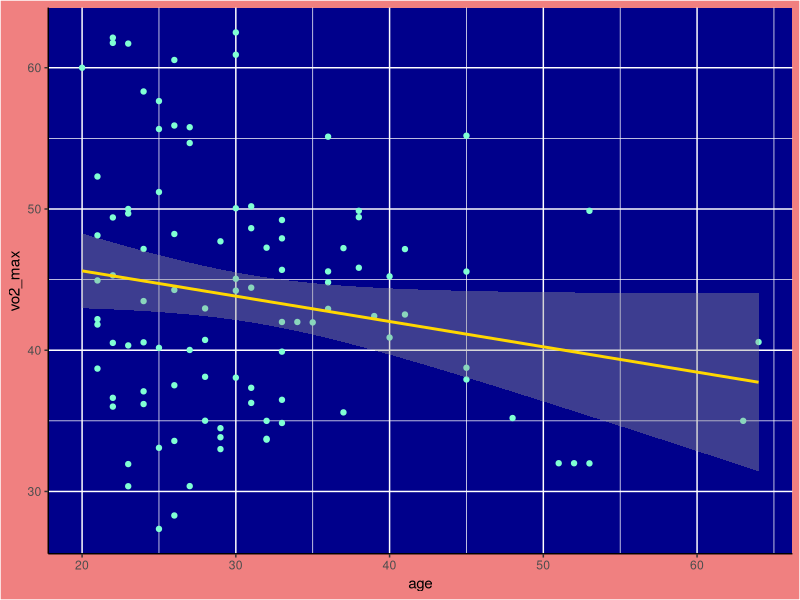
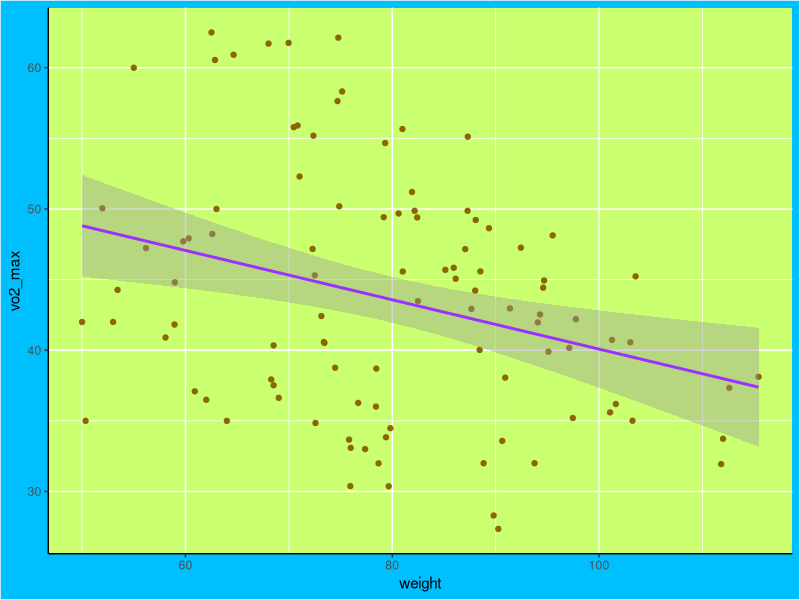
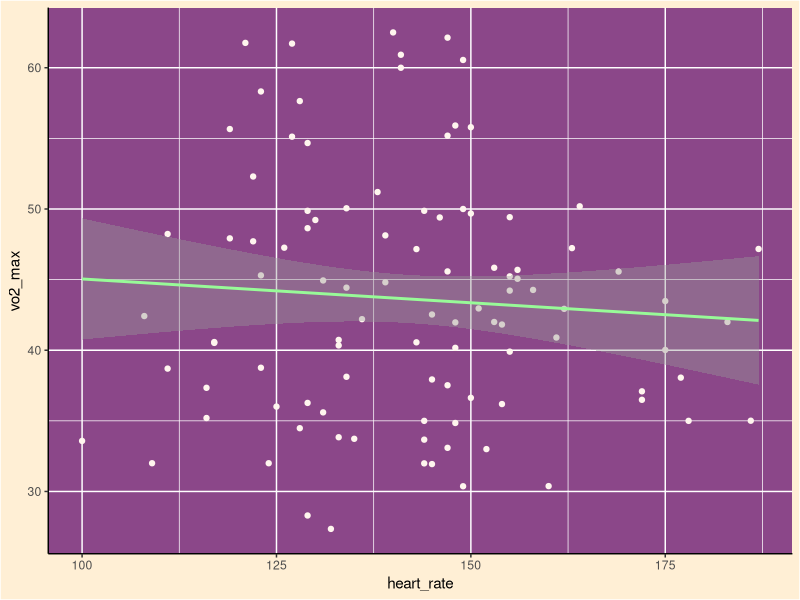
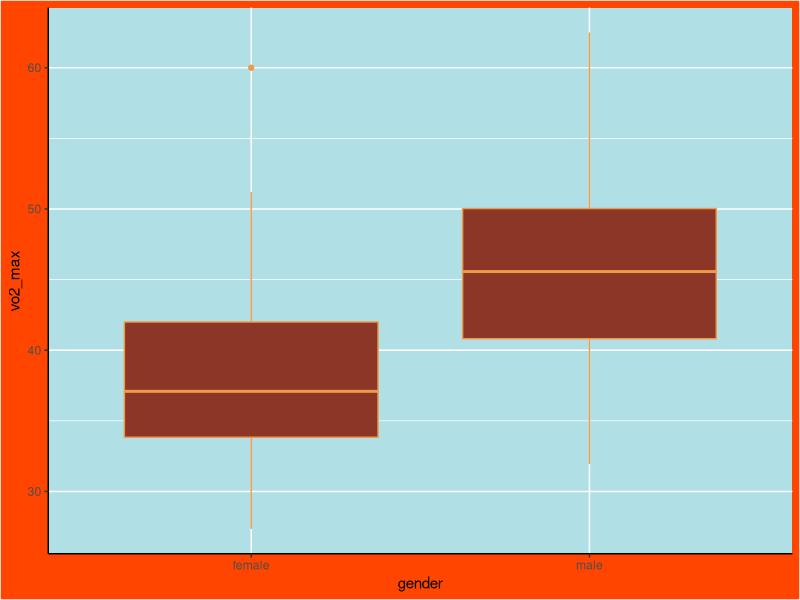
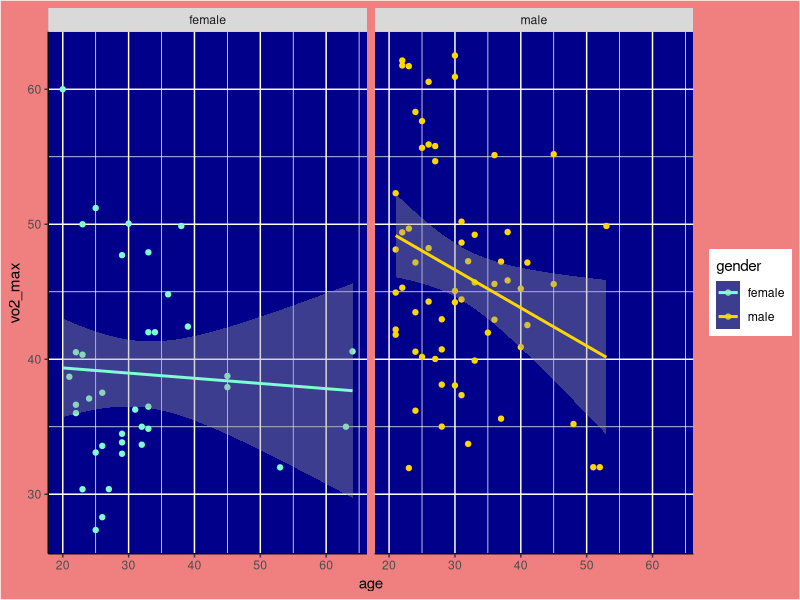
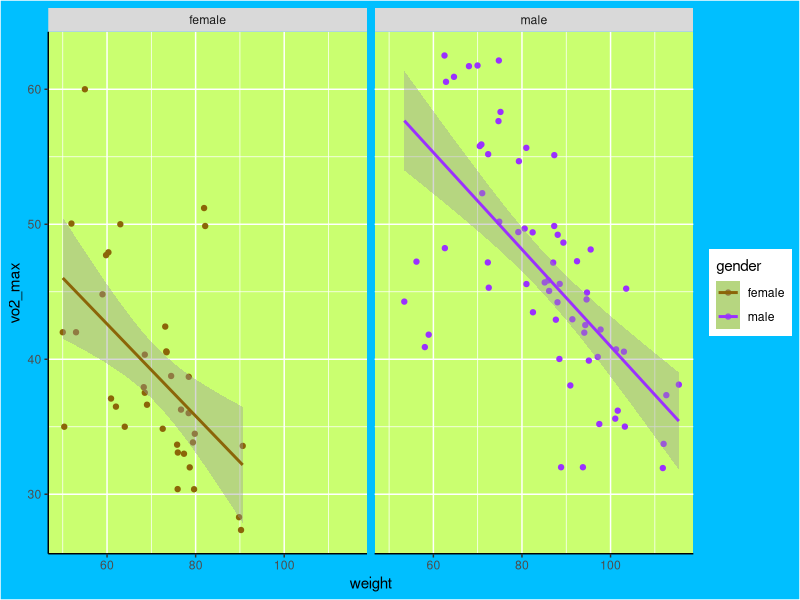
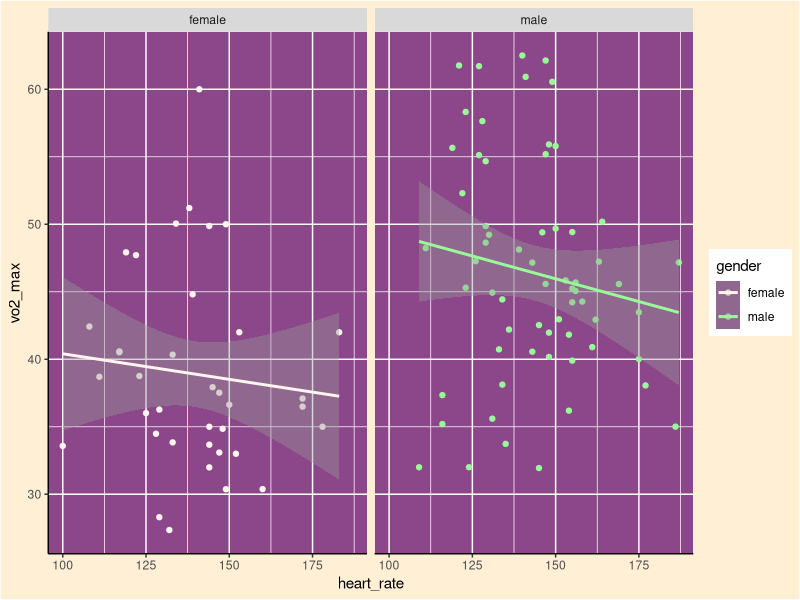
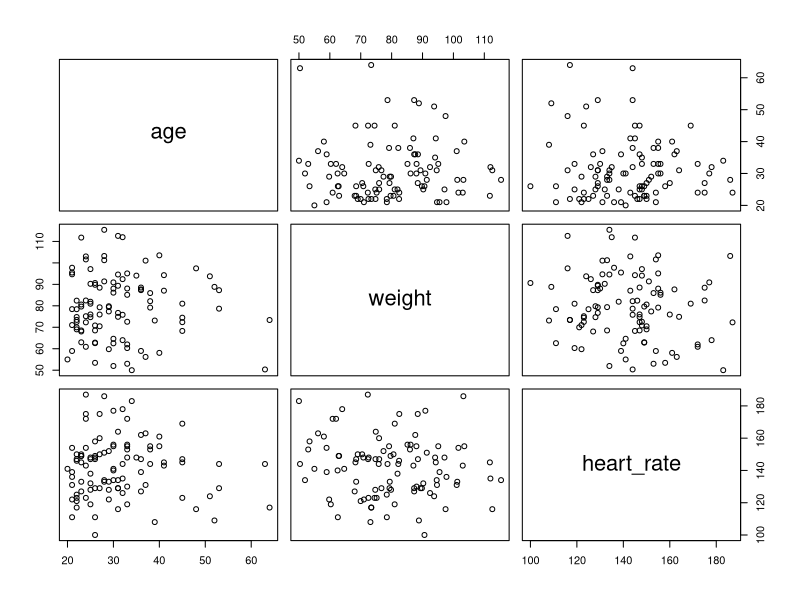

The R script that drew these images, in order:
## ---- chunk 1

knitr::opts_chunk$set(echo = TRUE)

## ---- chunk 2

library(tidyverse) # loads tidyverse package

library(broom) # loads broom package

library(readxl) # loads readxl package


## ---- chunk 3

dat <- read_excel("data/vo2-max_data.xlsx") # reads in data file, and saves to object dat

## ---- chunk 4

str(dat) # checks structure of dat

## ---- chunk 5

head(dat) # shows first 6 rows of dat

## ---- chunk 6

tail(dat) # shows last 6 rows of data

## ---- chunk 7

dat$gender <- as.factor(dat$gender) # changes gender column in data set from numerical vector
# to factor vector

levels(dat$gender) <- c("female", "male")

str(dat) # shows new structure of dat

## ---- chunk 8

ggplot(dat, aes(age, vo2_max)) +
  geom_point(colour = "aquamarine") +
  geom_smooth(method = "lm", colour = "gold") +
  theme(plot.background = element_rect(fill = "lightcoral"),
        panel.background = element_rect(fill = "darkblue"),
        axis.line = element_line(colour = "black"))

## ---- chunk 9

cor(dat$age, dat$vo2_max) # display correlation coefficient of age vs vo2 max

## ---- chunk 10

ggplot(dat, aes(weight, vo2_max)) +
  geom_point(colour = "darkgoldenrod4") +
  geom_smooth(method = "lm", colour = "purple1") +
  theme(plot.background = element_rect(fill = "deepskyblue"),
        panel.background = element_rect(fill = "darkolivegreen1"),
        axis.line = element_line(colour = "black"))

## ---- chunk 11

cor(dat$weight, dat$vo2_max) # display correlation coefficient of weight vs vo2 max

## ---- chunk 12

ggplot(dat, aes(heart_rate, vo2_max)) +
  geom_point(colour = "seashell") +
  geom_smooth(method = "lm", colour = "palegreen") +
  theme(plot.background = element_rect(fill = "papayawhip"),
        panel.background = element_rect(fill = "orchid4"),
        axis.line = element_line(colour = "black"))

## ---- chunk 13

cor(dat$heart_rate, dat$vo2_max) # display correlation coefficient of heart rate vs vo2 max

## ---- chunk 14

ggplot(dat, aes(gender, vo2_max)) +
  geom_boxplot(colour = "tan2", fill = "tomato4") +
  theme(plot.background = element_rect(fill = "orangered"),
        panel.background = element_rect(fill = "powderblue"),
        axis.line = element_line(colour = "black"))
  

## ---- chunk 15

dat %>%
 group_by(gender) %>%
 summarise(mean = mean(vo2_max), median = median(vo2_max), iqr = IQR(vo2_max)) 

## ---- chunk 16

ggplot(dat, aes(age, vo2_max, colour = gender)) +
  geom_point(aes(colour = gender)) +
  scale_color_manual(values = c("aquamarine", "gold")) +
  geom_smooth(method = "lm") +
  theme(plot.background = element_rect(fill = "lightcoral"),
        panel.background = element_rect(fill = "darkblue"),
        axis.line = element_line(colour = "black")) +
  facet_wrap(~ gender)
  

## ---- chunk 17

  male <- filter(dat, gender == "male") # filters out females from dat, and saves to new object "male" 

  cor(male$age, male$vo2_max) # display correlation coefficient of age vs vo2 max plot

## ---- chunk 18

  female <- filter(dat, gender == "female") # filters out males from dat, and saves to new object "female" 

  cor(female$age, female$vo2_max) # display correlation coefficient of age vs vo2 max plot

## ---- chunk 19

ggplot(dat, aes(weight, vo2_max, colour = gender)) +
  geom_point(aes(colour = gender)) +
  scale_color_manual(values = c("darkgoldenrod4", "purple1")) +
  geom_smooth(method = "lm") +
  theme(plot.background = element_rect(fill = "deepskyblue"),
        panel.background = element_rect(fill = "darkolivegreen1"),
        axis.line = element_line(colour = "black")) +
  facet_wrap(~ gender)
  

## ---- chunk 20

  cor(male$weight, male$vo2_max) # display correlation coefficient of weight vs vo2 max plot

## ---- chunk 21

  cor(female$weight, female$vo2_max) # display correlation coefficient of weight vs vo2 max plot

## ---- chunk 22

ggplot(dat, aes(heart_rate, vo2_max, colour = gender)) +
  geom_point(aes(colour = gender)) +
  scale_color_manual(values = c("seashell", "palegreen")) +
  geom_smooth(method = "lm") +
  theme(plot.background = element_rect(fill = "papayawhip"),
        panel.background = element_rect(fill = "orchid4"),
        axis.line = element_line(colour = "black")) +
  facet_wrap(~ gender)
  

## ---- chunk 23

  cor(male$heart_rate, male$vo2_max) # display correlation coefficient of heartrate vs vo2 max plot

## ---- chunk 24

  cor(female$heart_rate, female$vo2_max) # display correlation coefficient of heartrate vs vo2 max plot

## ---- chunk 25

pairs(formula = ~ age + weight + heart_rate, data = dat) # tests if there is any relationship 
# between explanatory variables

## ---- chunk 26

fit_m <- lm(vo2_max ~ age + weight + heart_rate, data = male) # creates linear regression 
# model of predicted vo2 max levels against age AND weight AND heart rate,
# when the gender is male

summary(fit_m)

tidy(fit_m, conf.int = TRUE)


## ---- chunk 27

fit_f <- lm(vo2_max ~ age + weight + heart_rate, data = female) # creates linear 
# regression model of predicted vo2 max levels against age AND weight AND heart rate, 
# when the gender is female

summary(fit_f)

tidy(fit_f, conf.int = TRUE)


## ---- chunk 28

car::durbinWatsonTest(fit_m) # determines independence of observations using Durbin Watson test

## ---- chunk 29

car::durbinWatsonTest(fit_f) # determines independence of observations using Durbin Watson test

## ---- chunk 30

std_res_m <- rstandard(fit_m) # calculates standardised residuals of fit (residuals divided by their st.dev)

points_m <- 1 : length(std_res_m) # enables values of std_res_m to be plotted on a curve

res_labels_m <- if_else(abs(std_res_m) >= 2.5, paste(points_m), "") # if the values of object "std_res_m" equal
# or exceed 2.5, the data will be highlighted in the object "points_m". If values do not exceed or equal 2.5, 
# nothing will be highlighted.

ggplot(data = NULL, aes(points_m, std_res_m)) +
  geom_point() +
  geom_text(aes(label = res_labels_m), nudge_y = 0.3) +
  ylim(c(-4, 4)) +
  geom_hline(yintercept = c(-3 , 3), colour = "red", linetype = "dashed")

## ---- chunk 31

std_res_f <- rstandard(fit_f)

points_f <- 1 : length(std_res_f)

res_labels_f <- if_else(abs(std_res_f) >= 2.5, paste(points_f), "")

ggplot(data = NULL, aes(points_f, std_res_f)) +
  geom_point() +
  geom_text(aes(label = res_labels_f), nudge_y = 0.3) +
  ylim(c(-4, 4)) +
  geom_hline(yintercept = c(-3 , 3), colour = "red", linetype = "dashed")

## ---- chunk 32

hats_m <- hatvalues(fit_m) # create object with "hat diagonal" values

ggplot(NULL, aes(points_m, hats_m)) +
  geom_point()

## ---- chunk 33

hats_f <- hatvalues(fit_f) 

hat_labels_f <- if_else(hats_f >= 0.2, paste(points_f), "") # if the values of object "hats_f" equal or exceed
# 0.2, the data will be highlighted in the object "points_f". If values do not exceed or equal 0.2, 
# nothing will be highlighted.

ggplot(NULL, aes(points_f, hats_f)) +
  geom_point() +
  geom_text(aes(label = hat_labels_f), nudge_y = 0.01)

## ---- chunk 34

cook_m <- cooks.distance(fit_m) # measures collective change in coefficients of fit_m when a point is deleted

cook_labels_m <- if_else(cook_m >= 0.2, paste(points_m), "") # if the values of object "cook_m" equal or exceed
# 0.2, the data will be highlighted in the object "points_m". If values do not exceed or equal 0.2, 
# nothing will be highlighted.

ggplot(NULL, aes(points_m, cook_m)) +
  geom_point() +
  geom_text(aes(label = cook_labels_m), nudge_y = 0.01)



## ---- chunk 35

cook_f <- cooks.distance(fit_f) # measures collective change in coefficients of fit_f when a point is deleted

cook_labels_f <- if_else(cook_f >= 0.2, paste(points_f), "") # if the values of object "cook_f" equal or exceed
# 0.2, the data will be highlighted in the object "points_f". If values do not exceed or equal 0.2, 
# nothing will be highlighted.

ggplot(NULL, aes(points_f, cook_f)) +
  geom_point() +
  geom_text(aes(label = cook_labels_f), nudge_y = 0.015)

## ---- chunk 36

male_new <- male %>%
  filter(subject_id != "73")

fit_m_new <- lm(vo2_max ~ age + weight + heart_rate, data = male_new) # creates linear 
# regression model of predicted vo2 max levels against age AND weight AND heart rate,
# when the gender is male

summary(fit_m_new) # generates regression model output

tidy(fit_m_new, conf.int = TRUE) # generates tidier regression model output

## ---- chunk 37

female_new <- female %>%
  filter(subject_id != "2",
         subject_id != "28",
         subject_id != "68")

fit_f_new <- lm(vo2_max ~ age + weight + heart_rate, data = female_new) # creates linear
# regression model of predicted vo2 max levels against age AND weight AND heart rate, 
# when the gender is female

summary(fit_f_new) # generates regression model output

tidy(fit_f_new, conf.int = TRUE) # generates tidier regression model output

## ---- chunk 38

res_m <- residuals(fit_m)

fitted_m <- predict(fit_m)

ggplot(NULL, aes(fitted_m, res_m)) +
  geom_point(colour = "royalblue") +
  geom_hline(yintercept = 0, colour = "red", linetype = "dashed") +
  geom_smooth(se = FALSE, colour = "magenta")

## ---- chunk 39

res_f <- residuals(fit_f_new)

fitted_f <- predict(fit_f_new)

ggplot(NULL, aes(fitted_f, res_f)) +
  geom_point(colour = "royalblue") +
  geom_hline(yintercept = 0, colour = "red", linetype = "dashed") +
  geom_smooth(se = FALSE, colour = "magenta")

## ---- chunk 40

ggplot(NULL, aes(res_m)) +
  geom_histogram(colour = "forestgreen", fill = "darkturquoise", binwidth = 3)

## ---- chunk 41

ggplot(NULL, aes(sample = res_f)) +
  stat_qq(colour = "darkviolet") + stat_qq_line(colour = "hotpink")

## ---- chunk 42

sqrt(car::vif(fit_m))

## ---- chunk 43

sqrt(car::vif(fit_f_new))

## ---- chunk 44

car::avPlots(fit_m)

## ---- chunk 45

car::avPlots(fit_f_new)

## ---- chunk 46

-0.058*31 + -0.538*68 + -0.177*140 + 103.026

## ---- chunk 47

-0.212*24 + -0.356*74 + -0.105*160 + 98.099

